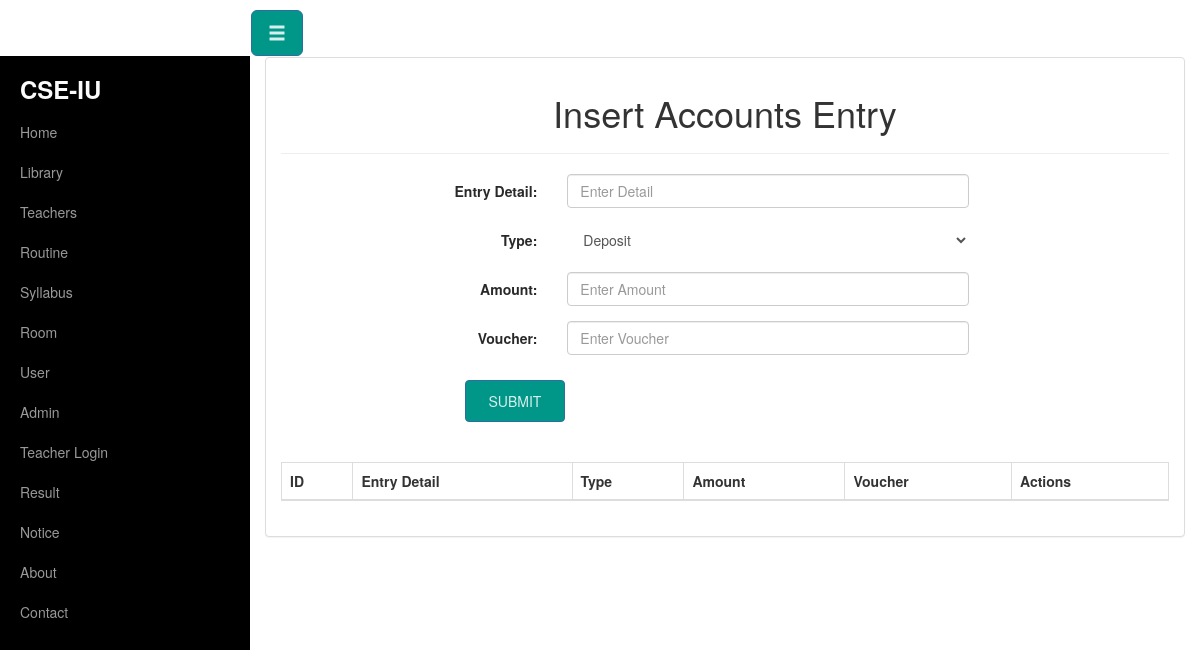
/accounts_insert.php, run on an earlier commit of the app's database.
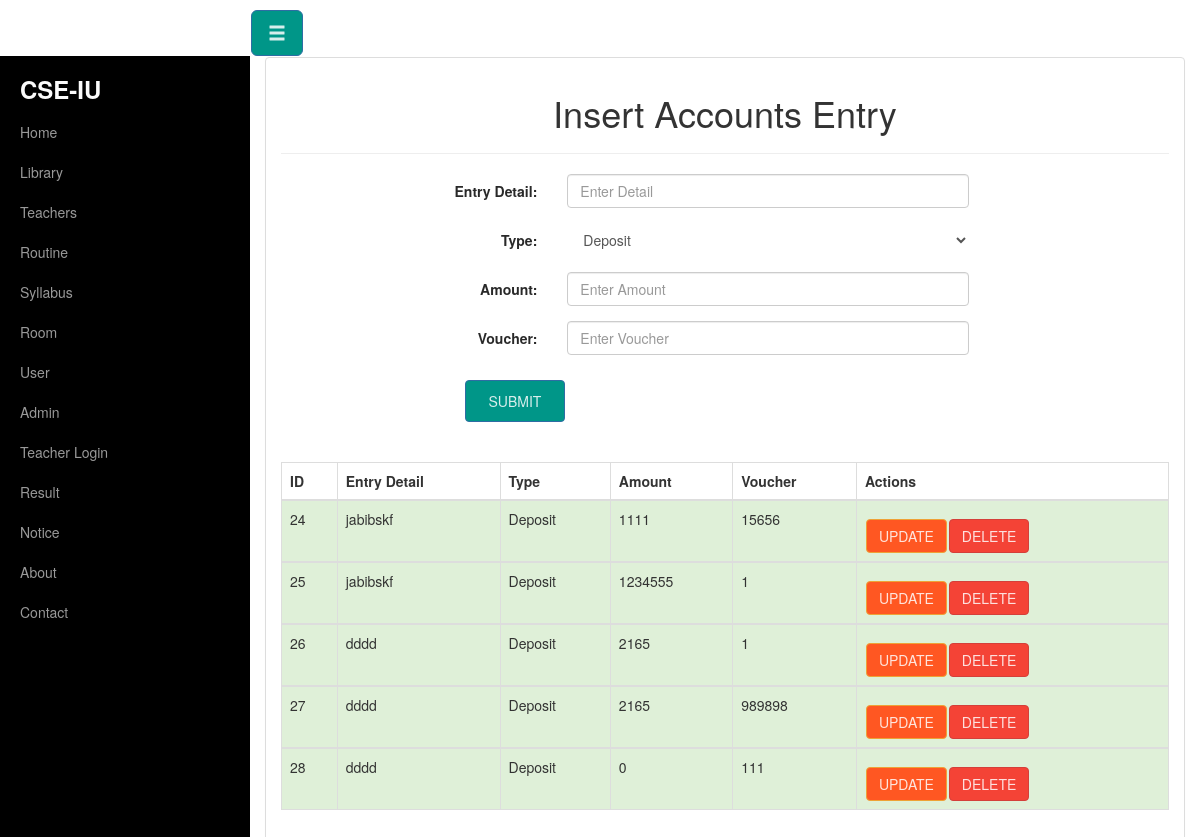
And on a later commit of the database.
### tables this page shows
CREATE TABLE `accounts` (
  `accounts_id` int(11) NOT NULL,
  `accounts_detail` text NOT NULL,
  `accounts_type` text NOT NULL,
  `accounts_amount` int(11) NOT NULL,
  `accounts_voucher` text NOT NULL
);

### accounts_insert.php (the view, shortened to what this page needs)
<?php include("header.php");?>
<?php include('db_con.php');?>
<div class="container-fluid">
    <div class="row" id="wrapper">
        <?php require_once'menubar.php';?>
        <div class="col-sm-12">
            <div class="panel panel-default">
                <div class="panel-body">
                    <center><h1>Insert Accounts Entry</h1></center>
                    <hr>
                    <div class="col-sm-10 col-sm-offset-2">
                        <form action="accounts_insert.php" method="post" class="form-horizontal" role="form">
                            <div class="form-group">
                                <label for="accounts_detail" class="col-sm-2 control-label">Entry Detail:</label>
                                <div class="col-sm-7">
                                    <input type="text" class="form-control" name="accounts_detail" placeholder="Enter Detail">
                                </div>
                            </div>
                            <div class="form-group">
                                <label class="col-sm-2 control-label">Type:</label>
                                <div class="col-sm-7">
                                    <select class="form-control" name="accounts_type">
                                        <option value="Deposit">Deposit</option>
                                    </select>
                                </div>
                            </div>
                            <div class="form-group">
                                <label for="accounts_amount" class="col-sm-2 control-label">Amount:</label>
                                <div class="col-sm-7">
                                    <input type="text" class="form-control" name="accounts_amount" placeholder="Enter Amount">
                                </div>
                            </div>
                            <div class="form-group">
                                <label for="accounts_amount" class="col-sm-2 control-label">Voucher:</label>
                                <div class="col-sm-7">
                                    <input type="text" class="form-control" name="accounts_voucher" placeholder="Enter Voucher">
                                </div>
                            </div>
                            <input type="submit" name="submit" value="Submit" class="btn btn-primary" style="padding: 10px; width: 100px; left:20px;">
                            <br>
                            <br>
                            <br>
                        </form>
                    </div>
                    <?php
                    $sql1 = "SELECT * FROM accounts";
                    $result1 = mysqli_query($conn,$sql1);
                    echo "<table class='table table-bordered'>";
                    echo "<thead>";
                    echo "<tr>";
                    echo "<th>ID</th>";
                    echo "<th>Entry Detail</th>";
                    echo "<th>Type</th>";
                    echo "<th>Amount</th>";
                    echo "<th>Voucher</th>";
                    echo "<th>Actions</th>";
                    echo "</tr>";
                    echo "</thead>";
                    while($row1=mysqli_fetch_array($result1)){
                        echo "<tbody>";
                        echo "<tr class='success'>";
                        echo "<td>".$row1['accounts_id']."</td>";
                        echo "<td>".$row1['accounts_detail']."</td>";
                        echo "<td>".$row1['accounts_type']."</td>";
                        echo "<td>".$row1['accounts_amount']."</td>";
                        echo "<td>".$row1['accounts_voucher']."</td>";
                        echo '<td><a href="update_accounts.php?id=' . $row1['accounts_id'] . '"><b class="btn btn-warning">Update</b></a>' ;
                        echo '<a href="delete_accounts.php?id=' . $row1['accounts_id'] . '" onclick=\'return confirm("Are you sure you want to delete this record?")\'><b class="btn btn-danger">Delete</b></a></td>' ;
                        echo "</tr>";
                        echo "</tbody>";
                    }
                    echo "</table>";
                    ?>
                </div>
            </div>
        </div>
    </div>
</div>

What changed in the data, as far as the page shows it:
added accounts: accounts_id "24", accounts_detail "jabibskf", accounts_type "Deposit", accounts_amount "1111", accounts_voucher "15656"
added accounts: accounts_id "25", accounts_detail "jabibskf", accounts_type "Deposit", accounts_amount "1234555", accounts_voucher "1"
added accounts: accounts_id "26", accounts_detail "dddd", accounts_type "Deposit", accounts_amount "2165", accounts_voucher "1"
added accounts: accounts_id "27", accounts_detail "dddd", accounts_type "Deposit", accounts_amount "2165", accounts_voucher "989898"
added accounts: accounts_id "28", accounts_detail "dddd", accounts_type "Deposit", accounts_amount "0", accounts_voucher "111"
